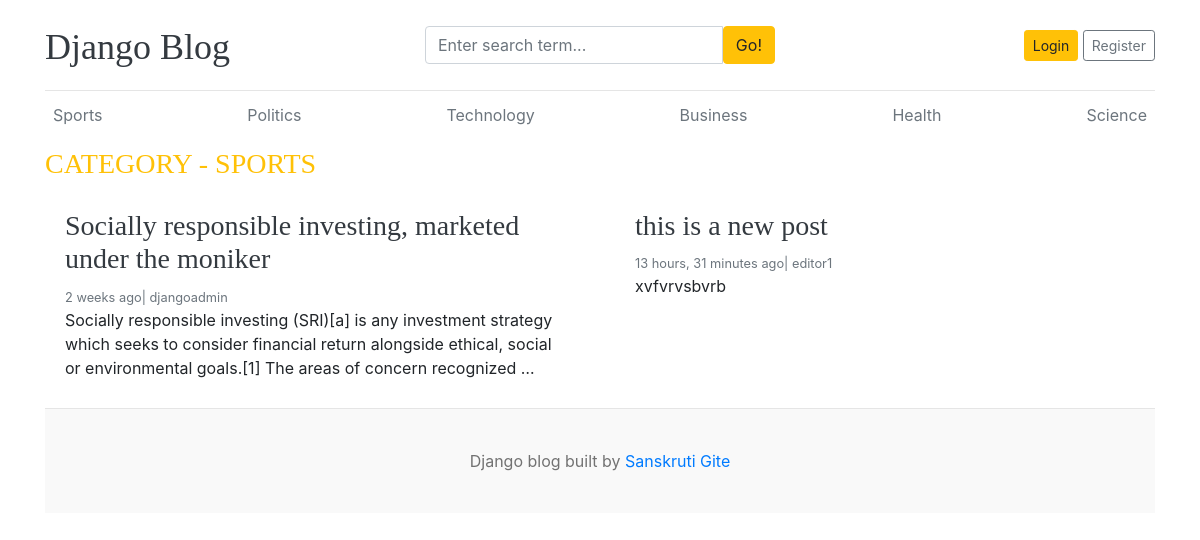
Page /category/1/ on the committed database.
### blogs/models.py (models this page shows, shortened)
class Category(models.Model):
    category_name=models.CharField(max_length=50 , unique=True)
    created_at=models.DateTimeField(auto_now_add=True)
    updated_at=models.DateTimeField(auto_now=True)
    class Meta:
        verbose_name_plural ='categories'
    def __str__(self):
        return self.category_name

class Blog(models.Model):
    title=models.CharField(max_length=100)
    slug=models.SlugField(max_length=150,unique=True,blank=True)
    category=models.ForeignKey(Category, on_delete=models.CASCADE)
    author=models.ForeignKey(User,on_delete=models.CASCADE)
    featured_image=models.ImageField(upload_to='uploads/%Y/%m/%d')
    short_description=models.TextField(max_length=500)
    blog_body=models.TextField(max_length=2000)
    status=models.CharField(max_length=20,choices=STATUS_CHOICES,default="Draft")
    is_featured=models.BooleanField(default=False)
    created_at=models.DateTimeField(auto_now_add=True)
    updated_at=models.DateTimeField(auto_now=True)

### blogs/views.py (the view)
# urls.py: path('<int:category_id>/',views.posts_by_category,name='posts_by_category')
def posts_by_category(request,category_id):
    posts=Blog.objects.filter(status='Published',category_id = category_id)
    category=get_object_or_404(Category,id=category_id)   #this basically shows page not found to user and with this we r using 404.html file
    context={
        'posts':posts,
        'category':category,
    }
    return render(request,'posts_by_category.html',context)

### blogs/context_processors.py (called while the page is built)
def get_categories(request):
    categories=Category.objects.all()
    return dict(categories=categories)

def get_social_links(request):
    social_links =SocialLink.objects.all()
    return dict(social_links=social_links)

### templates/posts_by_category.html
{% extends 'base.html'%}
{% block content %}
    <h3 class="text-uppercase text-warning" style="letter_spacing: 2px;">Category - {{category}}</h3>
    <div class="row mb-2">
        {% if posts%}
        {% for post in posts %}
            <div class="col-md-6">
            <div class="card border-0" >
                <div class="card-body">
                <h3><a href="{% url 'blogs' post.slug%}" class='text-dark'>{{post.title}}</a></h3>
                <small class="mb-1 text-muted">{{post.created_at| timesince}} ago| {{post.author}}</small>
                <p class="card-text">{{post.short_description|truncatewords:25}}</p>
                </div>
            </div>
            </div>
        {% endfor %}
        {% else %}
        <p>No posts found</p>
        {% endif %}
    </div>
{%endblock%}

### templates/base.html (shortened to what this page needs)
    {%load static%}
    <!DOCTYPE html>
    <html lang="en">
    <head>
        <link href="https://getbootstrap.com/docs/4.0/dist/css/bootstrap.min.css" rel="stylesheet">
        <link href="{% static 'css/blog.css' %}" rel="stylesheet">
        <link rel="stylesheet" href="https://cdnjs.cloudflare.com/ajax/libs/font-awesome/4.7.0/css/font-awesome.min.css">
    </head>
    <body>
        <div class="container">
        <header class="blog-header py-3">
            <div class="row flex-nowrap justify-content-between align-items-center">
            <div class="col-4 pt-1">
                <a class="blog-header-logo text-dark" href="/">Django Blog</a>
            </div>
            <div class="col-md-4">
                <form action="{% url 'search' %}" method="GET">
                    <div class="input-group">
                <input class="form-control" type="text" name="keyword" value="{{ keyword }}" placeholder="Enter search term..." aria-label="Enter search term..." aria-describedby="button-search" />
                <button type="submit" class="btn btn-warning" id="button-search" type="button">Go!</button>
                    </div>
                </form>
            </div>
            <div class="col-md-4 d-flex justify-content-end align-items-center">
                {% if not user.is_authenticated %}
                <a class="btn btn-sm btn-warning" href="{% url 'login' %}">Login</a> &nbsp;
                <a class="btn btn-sm btn-outline-secondary" href="{% url 'register' %}">Register</a>
                {%else%}
                <span><a href="{% url 'dashboard' %}">Dashboard</a></span>
                &emsp;
                <span><a href="{%url 'logout'%}">Logout</a></span>
                {%endif%}
            </div>
            </div>
        </header>
        <div class="nav-scroller py-1 mb-2">
            <nav class="nav d-flex justify-content-between">
                {%for cat in categories%}
            <a class="p-2 text-muted" href="{% url 'posts_by_category' cat.id %}">{{cat.category_name}}</a>
            {%endfor%}
            </nav>
        </div>
{% block content%}
{%endblock%}
<footer class="blog-footer">
    <p>Django blog built by <a href="#">Sanskruti Gite</a></p>
    </footer>
    </body>
    </html>

### blog_main/static/css/blog.css (style rules this page uses)
.blog-header { border-bottom: 1px solid #e5e5e5; }
.blog-header-logo { font-family: "Playfair Display", Georgia, "Times New Roman", serif; font-size: 2.25rem; }
h1, h2, h3, h4, h5, h6 { font-family: "Playfair Display", Georgia, "Times New Roman", serif; }
.blog-footer { padding: 2.5rem 0; color: #727272; text-align: center; background-color: #f9f9f9; border-top: .05rem solid #e5e5e5; }
.blog-footer p:last-child { margin-bottom: 0; }

### rows in the picture
Category: category_name "Sports", category_name "SPORTS"
Category: category_name "Politics"
Category: category_name "Technology"
Category: category_name "Business"
Category: category_name "Health"
Category: category_name "Science"
Blog: title "Socially responsible investing, marketed under the moniker", created_at "2 weeks", author "djangoadmin", short_description "Socially responsible investing (SRI)[a] is any investment strategy which seeks to consider financial return alongside ethical, social or environmental goals.[1] The areas of concern recognized …"
Blog: title "this is a new post", created_at "13 hours, 31 minutes", author "editor1", short_description "xvfvrvsbvrb"
